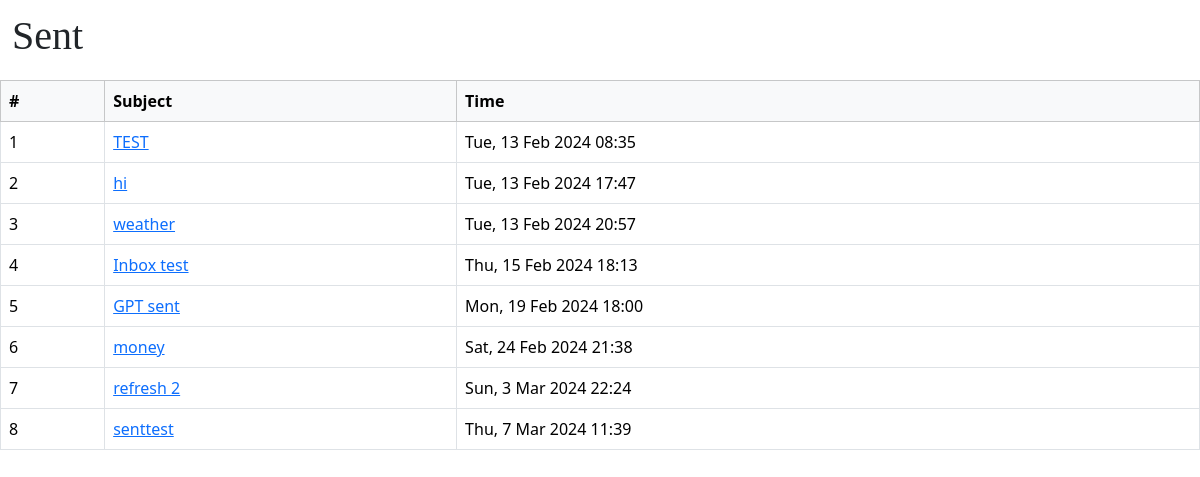
Screenshot of /outbox/ with the database file from the repository.
### emerow_cat/myapp/models.py (models this page shows)
class Sent(models.Model):
    Email = models.CharField(max_length=1000, db_column='Email')
    Time = models.CharField(max_length=100, db_column='Time')
    Body = models.CharField(max_length=10000, db_column='Body')
    Subject = models.CharField(max_length=100, db_column='Subject')
    class Meta:
        managed = False
        db_table = 'Sent'

### emerow_cat/myapp/views.py (the view)
# urls.py: path('outbox/', include("myapp.urls")),
def outbox(request):
    emails = Sent.objects.all()
    return render(request, "outbox.html", {'emails': emails})

### emerow_cat/myapp/templates/outbox.html (shortened to what this page needs)
<!DOCTYPE html>
<html lang="en">
  <head>
    <link
      href="https://cdn.jsdelivr.net/npm/bootstrap@5.3.2/dist/css/bootstrap.min.css"
      rel="stylesheet"
    />
  </head>
  <body>
    <h1 style="font-family: 'Comic Sans MS'; padding: 1%">Sent</h1>
    <div>
      <table class="table table-hover table-bordered">
        <thead class="table-light">
          <tr>
            <th scope="col">#</th>
            <th scope="col">Subject</th>
            <th scope="col">Time</th>
          </tr>
        </thead>
        <tbody>
          {% for email in emails %}
          <tr>
            <td>{{ forloop.counter }}</td>
            <td>
              <a
                href="{% url 'outbox_mail' %}?subject={{ email.Subject }}"
                name="{{ representative.Email}}"
                >{{ email.Subject }}</a
              >
            </td>
            <td>{{ email.Time }}</td>
          </tr>
          {% endfor %}
        </tbody>
      </table>
    </div>
  </body>
</html>

### rows the page displays
Sent: Subject "TEST", Time "Tue, 13 Feb 2024 08:35"
Sent: Subject "hi", Time "Tue, 13 Feb 2024 17:47"
Sent: Subject "weather", Time "Tue, 13 Feb 2024 20:57"
Sent: Subject "Inbox test", Time "Thu, 15 Feb 2024 18:13"
Sent: Subject "GPT sent", Time "Mon, 19 Feb 2024 18:00"
Sent: Subject "money", Time "Sat, 24 Feb 2024 21:38"
Sent: Subject "refresh 2", Time "Sun, 3 Mar 2024 22:24"
Sent: Subject "senttest", Time "Thu, 7 Mar 2024 11:39"
